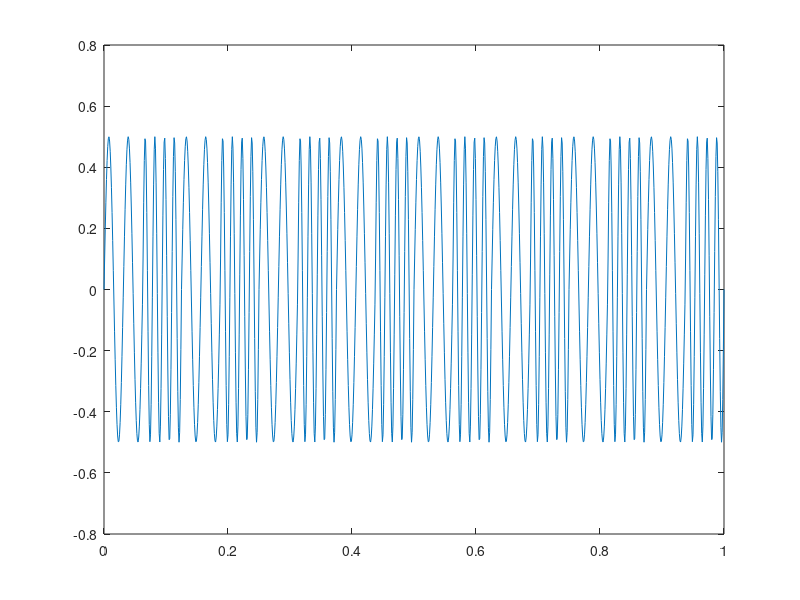
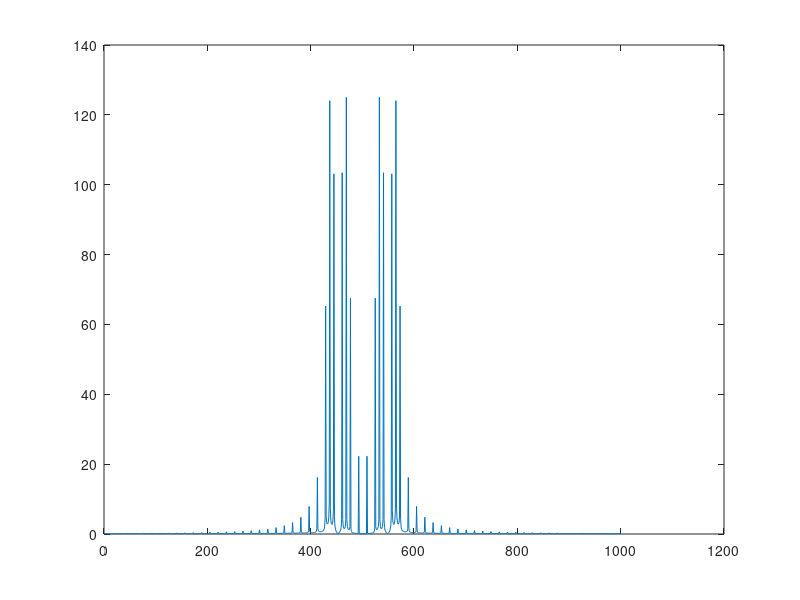

These charts were generated, in order, by the following MATLAB code:
clear all

fc1=32;
fc2=64;
fp=8;
amp=1;
amp=amp/2;
t=0:0.001:1;
c1=amp.*sin(2*pi*fc1*t);
c2=amp.*sin(2*pi*fc2*t);
m=amp.*square(2*pi*fp*t)+amp;
for i=0:1000
    if m(i+1)==0
        mm(i+1)=c2(i+1);
        else
        mm(i+1)=c1(i+1);
    end
end
figure
plot(t,mm)
figure
plot(abs(fftshift(fft(mm))))